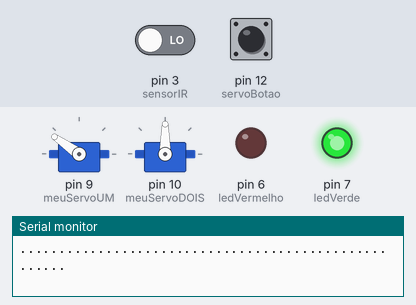
Simulated run of this sketch. Board: Arduino Uno, built with avr-gcc and run on an emulated ATmega328P. Shown: 2 × servo, output pins drawn as LEDs (lit = HIGH), the last lines printed to the serial monitor. Inputs (shaded band) come from the test bench; at power-on: pin 12 (servoBotao) LOW, pin 3 (sensorIR) LOW.

Above: at 4.5 s.
4.6 s: pin 12 (servoBotao) pulled HIGH for 0.15 s
7.7 s: pin 3 (sensorIR) driven HIGH
At 8.5 s:
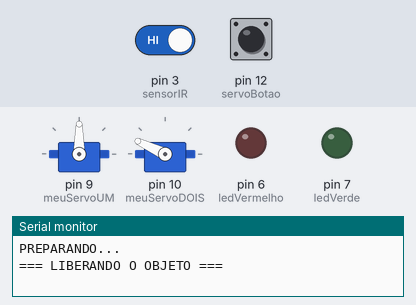
9.5 s: pin 3 (sensorIR) driven LOW
At 10.5 s:
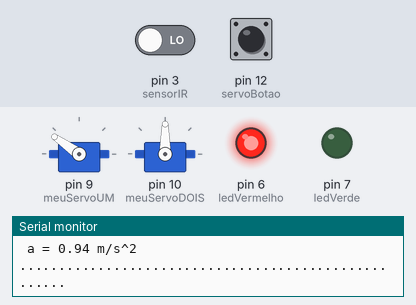
12.5 s: pin 12 (servoBotao) pulled HIGH for 1 s
At 16.01 s:
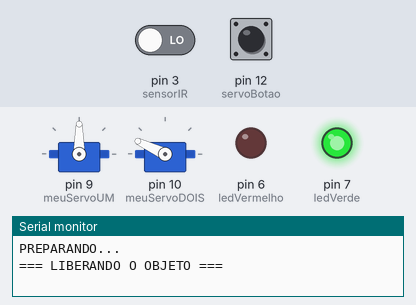
16.5 s: pin 12 (servoBotao) pulled HIGH for 3.2 s
Timing chart, 0 to 21.0 s (numbered marks = the images above; inputs shaded):
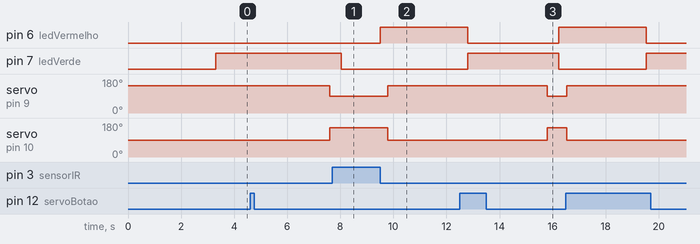

Measured:
- after the input at 4.6 s, servo on pin 9 (meuServoUM): 145° → 90° after 3.0 s; servo on pin 10 (meuServoDOIS): 90° → 155° after 3.0 s
- after the input at 7.7 s, pin 6 (ledVermelho): stays LOW (without the input it goes to HIGH after 0.34 s); servo on pin 9 (meuServoUM): stays 90° (without the input it goes to 145° after 0.63 s); servo on pin 10 (meuServoDOIS): stays 155° (without the input it goes to 90° after 0.63 s)
- after the input at 9.5 s, pin 6 (ledVermelho): LOW → HIGH at once; servo on pin 9 (meuServoUM): 90° → 145° after 0.29 s; servo on pin 10 (meuServoDOIS): 155° → 90° after 0.29 s
- after the input at 12.5 s, servo on pin 9 (meuServoUM): 145° → 90° after 3.3 s; servo on pin 10 (meuServoDOIS): 90° → 155° after 3.3 s

The sketch:

mruv3-apresentacao-parque.ino
```cpp
/* UNIVERSIDADE FEDERAL RURAL DO SEMI-ARIDO
   CENTRO DE CIENCIAS EXATAS E NATURAIS - CCEN
   BACHARELADO EM CIENCIAS E TECNOLOGIA - BCT
   O programa calcula o intervalo de tempo entre três sensores
   infravermelho,
   e determina se o movimento é uniforme ou uniformemente variado
   Este programa poderá ser usado para se determinar a aceleração
   gravitacional
   */

#include <Servo.h>

Servo meuServoUM;
Servo meuServoDOIS;
bool servoAtivo = false;                            // os servomotores inicia desativado
int fechadoUM = 145;                                // posicao de inicial do servomotorUM
int fechadoDOIS = 90;                               // posicao de inicial do servomotorDOIS
int abertoUM = 90;                                  // posicao de abertura do servomotorUM
int abertoDOIS = 155;                               // posicao de abertura do servomotorDOIS
int atraso = 435;                                   // atraso necessário para a bola ser totalmente liberada

const int servoBotao = 12;                          // o botão deverá ser ligado no pino digital 12
const int ledVerde = 7;                             // o LED verde deverá ser ligado no pino digital 7
const int ledVermelho = 6;                          // o LED vermelho deverá ser ligado no pino digital 6
const int sensorIR = 3;                             // configura o pino digital 3 para o PRIMEIRO SENSOR
int estadoIR;                                       // variável que guarda o estado do sensor
long instanteIR;                                    // tempo decorrido pelo programa até o sensor
long instanteInicial;                               // tempo decorrido antes de ativar o servomotor
long interTempoIR;                                  // intervalo decorrido do início até o sensor
float deslocamentoIR = 1000.0;                      // distância sugerida, em milimetros, até o sensor.
                                                    // Mude se for conveniente.
float aceleracao;                                   // variável que guarda a gravidade no instanteIR
float velocidade;

int tempoTotal = 3000;

void setup() {
  Serial.begin(9600);

  Serial.println(".....................................................");
  Serial.println("TESTES DE EXPERIMENTOS FÍSICOS COM ARDUINO");
  Serial.println(".....................................................");
  delay(1000); // pausa de 1 segundos
  Serial.println(".....................................................");
  Serial.println("=== CINEMATICA ===");
  Serial.println(".....................................................");
  delay(1000); // pausa de 1 segundos
  Serial.println(".....................................................");
  Serial.println("Analise do tipo de movimento e Calculo da Aceleracao");
  Serial.println(".....................................................");
  delay(500); // pausa de 0.5 segundos
  Serial.println("=== APERTE O BOTAO PARA INICIAR O EXPERIMENTO ===");
  Serial.println(".....................................................");
  delay(500); // pausa de 0.5 segundos

  pinMode(ledVermelho, OUTPUT);                     // configura o pino 6 como saída
  pinMode(ledVerde, OUTPUT);                        // configura o pino 7 como saída
  pinMode(sensorIR, INPUT);                         // configura o pino 3 como entrada
  pinMode(servoBotao, INPUT);                       // configura o pino 12 como entrada
  digitalWrite(ledVermelho, LOW);                   // desliga LED vermelho
  digitalWrite(ledVerde, LOW);                      // desliga LED verde
  meuServoUM.attach(9);                             // configura o pino 9 como saída do servomotorUM
  meuServoDOIS.attach(10);                          // configura o pino 10 como saída do servomotorDOIS
  meuServoUM.write(fechadoUM);                      // posição em que o servomotorUM inicial
  meuServoDOIS.write(fechadoDOIS);                  // posição em que o servomotorDOIS inicial
}

void loop() {
  digitalWrite(ledVerde, HIGH);                     // liga o LED verde
  digitalWrite(ledVermelho, LOW);                   // desliga o LED Vermelho
  servoAtivo = digitalRead(servoBotao);             // ler o botão e armazena em servoAtivo

  // se o botão for ativado, o servo ativa e inicia o código
  while (servoAtivo == HIGH) {
    if (instanteInicial == 0) {
      Serial.println(".....................................................");
      Serial.println("PREPARANDO...");
      delay(3000);
      Serial.println("=== LIBERANDO O OBJETO ===");
      meuServoUM.write(abertoUM);                   // libera o objeto
      meuServoDOIS.write(abertoDOIS);
      delay(atraso);                                // espera até ser totalmente liberada
      instanteInicial = millis();                   // armazenar o tempo quando o objeto foi liberada
      digitalWrite(ledVerde, LOW);                  // desliga o LED verde
      digitalWrite(ledVermelho, LOW);              // desliga o LED Vermelho
    }

    estadoIR = digitalRead(sensorIR);               // ler o sensorDOIS e armazena em estadoDOIS
    if (estadoIR == LOW) {
      digitalWrite(ledVerde, LOW);                  // desliga o LED verde
      digitalWrite(ledVermelho, HIGH);              // liga o LED Vermelho
      instanteIR = millis();                        // armazena o tempo Total decorrido para SensordOIS
      interTempoIR = instanteIR - instanteInicial;

      aceleracao = (2 * 0.001 * deslocamentoIR) / sq(0.001 * interTempoIR);
      velocidade = 0.001 * interTempoIR * aceleracao;

      Serial.println(".....................................................");
      Serial.print(" distância = ");
      Serial.print(0.001 * deslocamentoIR);
      Serial.println(" m");

      Serial.print(" tempo = ");
      Serial.print(0.001 * interTempoIR);
      Serial.println(" s");

      Serial.println(".....................................................");
      Serial.println("|||| Velocidade ||||");
      Serial.print("\n v = ");
      Serial.print(velocidade);
      Serial.println(" m/s");
      Serial.println("\n.....................................................");

      Serial.println("|||| Aceleracao no Plano ||||");
      Serial.print("\n a = ");
      Serial.print(aceleracao);                   // imprime no monitor serial o valor aproximado da aceleração no plano
      Serial.println(" m/s^2");
      Serial.println("\n.....................................................");

      instanteInicial = 0;                          // a variável do tempo inicial será limpa
      meuServoUM.write(fechadoUM);                  // o servomotor volta ao estado inicial
      meuServoDOIS.write(fechadoDOIS);              // o servomotor volta ao estado inicial
      servoAtivo = LOW;                             // o código sai da estrutura while

      delay(tempoTotal);                            // tempo de espera para efetuar nova leitura
    }
    else {
      digitalWrite(ledVermelho, LOW);               // desliga LED vermelho
      digitalWrite(ledVerde, LOW);                  // desliga o LED verde
    }
  }
}
```
